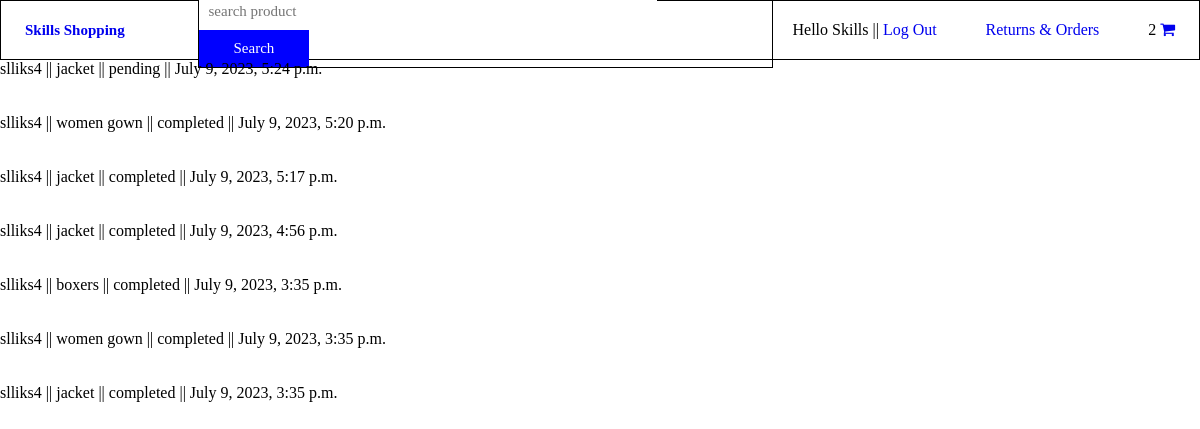
The page /order_history/ (signed in) on the database its author committed.
### customer/models.py (models this page shows, shortened)
class Order(models.Model):
    customer = models.ForeignKey(Customer_profile,on_delete=models.CASCADE)
    date_ordered = models.DateTimeField(auto_now_add=True)
    order_id = models.CharField(max_length=11, unique=True, editable=False)
    @property
    def get_cart_items(self):
        order_items = self.order_item.all()
        total = len(order_items)
        return total
    class Meta:
        verbose_name_plural ='Order'
        ordering=('-date_ordered',)

class Order_items(models.Model):
    products = models.ForeignKey(Products, on_delete=models.SET_NULL, null=True,related_name='products')
    order = models.ForeignKey(Order, on_delete=models.SET_NULL, null=True, blank=True, related_name='order_item')
    quantity = models.IntegerField(default=1)
    date_added = models.DateTimeField(auto_now_add=True)
    selected = models.BooleanField(default=False)
    class Meta:
        verbose_name_plural = 'Order_items'
        ordering=('-date_added',)

class Order_items_history(models.Model):
    product = models.ForeignKey(Products, on_delete=models.CASCADE, editable=False)
    order = models.ForeignKey(Order_history, on_delete=models.CASCADE, related_name='order_items_history', editable=False)
    quantity = models.IntegerField(editable=False)
    price = models.FloatField(null=True, blank=True, editable=False)
    date_added = models.DateTimeField(auto_now_add=True)
    class Meta:
        verbose_name_plural = 'Order_items_history'

class Order_history(models.Model):
    customer = models.ForeignKey(Customer_profile,on_delete=models.CASCADE, editable=False)
    date_ordered = models.DateTimeField(auto_now_add=True)
    complete = models.BooleanField(default=False)
    total_price = models.FloatField(null=True, blank=True, editable=False)
    total_order_items = models.IntegerField(editable=False,blank=True,null=True)
    order_id = models.CharField(max_length=100, null=True, blank=True, editable=False)
    class Meta:
        verbose_name_plural ='Order_history'
        ordering=('-date_ordered',)

class Products(models.Model):
    name = models.CharField(max_length=200)
    category = models.ForeignKey(Product_category, on_delete=models.CASCADE, related_name='categories')
    description = models.TextField()
    price = models.FloatField()
    image = models.ImageField(upload_to='images', null=True, blank=True)
    class Meta:
        verbose_name_plural = 'Products'

### authentication/models.py (models this page shows, shortened)
class Customer_profile(models.Model):
    user = models.OneToOneField(User, on_delete=models.CASCADE, related_name='customer_profile')
    tel = models.CharField(blank=True, max_length=16)
    date_of_birth = models.DateField(blank=True, null=True)
    address = models.CharField(blank=True, max_length=400)
    payment_method_choice ={
        ('credit_card', 'Credit Card'),
        ('bank_transfer', 'Bank Transfer'),
        ('paypal', 'PayPal'),
        ('cash', 'Cash'),
    }
    payment_method = models.CharField(max_length=20, blank=True, choices=payment_method_choice, default='credit_card')
    profile_pic = models.ImageField(upload_to='images', blank=True, null=True)
    class Meta:
        verbose_name_plural = 'Customer_profile'

### customer/views.py (the view)
# urls.py: path('order_history/', views.Orders_history, name='order_history'),
def Orders_history(request):
    if request.user.is_authenticated:
        customer = request.user.customer_profile
        orders = Order_history.objects.filter(customer=request.user.customer_profile)
        order_items = []
        order = Order.objects.get(customer=customer)
        context = {
            'order':order,
            'order_items':order_items
        }
        for order in orders:
            order_items.extend(order.order_items_history.all())
        return render(request,'order_history.html', context)
    else:
        return redirect('home')

### templates/order_history.html (shortened to what this page needs)
{% extends 'base.html' %}
{% load static %}
{% block content %}
    <section class="order_history">
        <ul>
            {% if order_items %}
            {% for order_item in order_items %}
                <li>
                    {{order_item.order.customer.user.username}}  ||  {{order_item.product.name}} ||   {% if order_item.order.complete == True %} completed {% else %} pending {% endif %}  ||  {{ order_item.date_added }}
                </li>
                <br><br>
            {% endfor %}
            {% else %}
            <h1>no history</h1>
            {% endif %}
        </ul>
    </section>
{% endblock %}

### templates/base.html (shortened to what this page needs)
{% load static %}
<!DOCTYPE html>
<html lang="en">
<head>
    <link rel="stylesheet" href="{% static 'css/style.css' %}">
    <link rel="stylesheet" href="https://cdnjs.cloudflare.com/ajax/libs/font-awesome/4.7.0/css/font-awesome.min.css">
</head>
<body>
    <header>
        <h1>
            <a href="{% url 'home' %}">
                skills shopping
            </a>
        </h1>
        <form action="{% url 'search_products' %}" method="POST">
            <input type="search" name="search_product" id="" placeholder="search product">
            <button type="submit">search</button>
        </form>
        <ul>
            <li>
                <p>
                    {% if request.user.is_authenticated %}
                        hello {{ request.user.first_name }} ||
                        <a href="{% url 'logout' %}">log out</a>
                    {% else %}
                        hello guest ||
                        <a href="{% url 'login' %}">login</a>
                    {% endif %}
                </p>
            </li>
            <li>
                <a href="{% url 'order_history' %}">returns & orders</a>
            </li>
            <li>
                {{order.get_cart_items}} <a href="{% url 'customer_cart' %}"> <i class="fa fa-shopping-cart" aria-hidden="true"></i></a>
            </li>
        </ul>
    </header>
    {% block content %}
    {% endblock %}
</body>
</html>

### static/css/style.css (style rules this page uses)
* { margin: 0; padding: 0; box-sizing: border-box; font-family: Georgia, 'Times New Roman', Times, serif; }
body { position: relative; }
header { width: 100%; height: 60px; display: flex; align-items: center; justify-content: space-between; padding: 0px 2%; border: 1px solid black; }
header h1 { display: block; width: 15%; font-size: 15px; text-transform: capitalize; }
header h1 a { text-decoration: none; }
header form { width: 50%; height: fit-content; border: 1px solid black; }
header form input { border: none; outline: none; width: 80%; padding: 10px; font-size: 15px; }
header form button { border: none; width: 19.35%; height: 100%; font-size: 15px; text-transform: capitalize; padding: 10px; background-color: blue; color: white; }
header ul { width: 35%; display: flex; padding-left: 20px; justify-content: space-between; }
header ul li { text-transform: capitalize; list-style-type: none; }
header ul li a { text-decoration: none; }

### rows shown on the page
Order: get_cart_items "2"
Order_items_history: order.customer.user.username "slliks4", product.name "jacket", shows "pending", date_added "July 9, 2023, 5:24 p.m."
Order_items_history: order.customer.user.username "slliks4", product.name "women gown", shows "completed", date_added "July 9, 2023, 5:20 p.m."
Order_items_history: order.customer.user.username "slliks4", product.name "jacket", shows "completed", date_added "July 9, 2023, 5:17 p.m."
Order_items_history: order.customer.user.username "slliks4", product.name "jacket", shows "completed", date_added "July 9, 2023, 4:56 p.m."
Order_items_history: order.customer.user.username "slliks4", product.name "boxers", shows "completed", date_added "July 9, 2023, 3:35 p.m."
Order_items_history: order.customer.user.username "slliks4", product.name "women gown", shows "completed", date_added "July 9, 2023, 3:35 p.m."
Order_items_history: order.customer.user.username "slliks4", product.name "jacket", shows "completed", date_added "July 9, 2023, 3:35 p.m."

### other values the page prints
{{ request.user.first_name }} "Skills"
